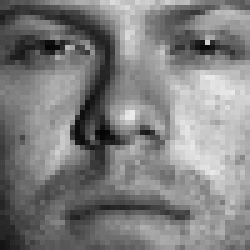
%> input picture test/person01_15.png, 50 x 50 px (shown 5 times larger); its folder holds only this picture in this run
$ octave problem_2.m   (GNU Octave 9; MATLAB toolbox functions it lacks are replaced by stand-ins)
%> lines starting %> are read from the running program, lines starting %| are printed output that depends on the picture; in (x1, y1, x2, y2) boxes, pixels count from 0 and x2, y2 are one past the last pixel; in counts of white or black regions, pixels touching at a corner belong together; the program's own positions count from 1
clear
clc
scrdir = dir('C:\Users\Amir\Desktop\test\*.png');
Z_test = zeros(2500,100);
Z_train = zeros(2500,540);
for i=1 : length(scrdir)
direction = strcat('C:\Users\Amir\Desktop\test\',scrdir(i).name);
X = imread(direction);
%> X is the input picture: size 50x50 uint8; min 4, max 234, mean 127.1
Vec = X(:);
%> Vec = 2500 values, max 234 at index 1323, min 4 at index 1027, mean 127.1
Z_test(:,i)=Vec;
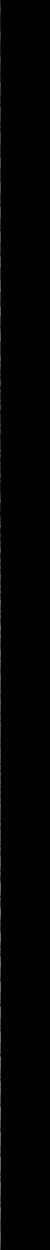
%> Z_test: size 2500x100 double (shown at 1/2 size); min 0, max 234, mean 1.3
end
U= uint8(reshape(Z_test(:,1),[50 , 50]));
figure;
imshow(U);
title('image of test');
scrdir = dir('C:\Users\Amir\Desktop\train\*.png');
for i=1 : length(scrdir)
direction = strcat('C:\Users\Amir\Desktop\train\',scrdir(i).name);
X = imread(direction);
Vec = X(:);
Z_train(:,i)=Vec;
end
U= uint8(reshape(Z_train(:,540),[50 , 50]));
figure;
imshow(U);
title('image of train');

mean_train = zeros(1,2500);
x = zeros(1,2500);
for j = 1:540
for i = 1 : 2500
x(i) = Z_train(i,j);
end
mean_train = mean_train + x;
end
mean_train = mean_train./540;
mean_train = uint8(reshape(mean_train,[50 , 50]));
figure;
imshow(mean_train);
title('mean_train');


mean_test = zeros(1,2500);
x = zeros(1,2500);
for j = 1:100
for i = 1 : 2500
x(i) = Z_test(i,j);
end
mean_test = mean_test + x;
end
%> after the loop, mean_test has the same summary as Vec; x = 2500 values from 0 to 0
mean_test = mean_test./100;
%> mean_test = 2500 values, max 2.34 at index 1323, min 0.04 at index 1027, mean 1.27
mean_test = uint8(reshape(mean_test,[50 , 50]));
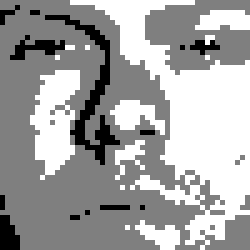
%> mean_test: size 50x50 uint8 (shown 5 times larger); min 0, max 2, mean 1.29; drawn with min black and max white
figure;
imshow(mean_test);
title(' mean_test');

for i=1:100
Z_test(:,i) = Z_test(:,i) - double(mean_test(:));
end
figure;
imshow(reshape(Z_test(:,25),[50 50]))
title('image_test – mean');

for i = 1:540
Z_train(:,i) = Z_train(:,i) - double(mean_train(:));
end
figure;
imshow(reshape(Z_train(:,25),[50 50]));
title('image_train – mean');
S_x = (1/539).*(Z_train*Z_train');
[V D] = eig(S_x);
M = zeros(2500,10);
for i = 1:10
p_img(:,i) = V(:,2500-i+1);
end
p_img = 255.*p_img;
for i =1:10
p_img(:,i)=double(p_img(:,i)) + double(mean_train(:));
figure
p_img = uint8(p_img);
imshow(reshape(p_img(:,i),[50,50]));
title(strcat('pca image',string(i)))
end
%> this loop made 10 passes
%> pass 1, `imshow(reshape(p_img(:,i),[50,50]));`:
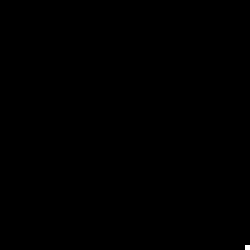
%> displayed picture: size 50x50, on the screen's scale of 0 to 255 (shown 5 times larger); 0.04% white in thin lines or dots, all inside (x1, y1, x2, y2) = (49, 49, 50, 50)
%> (the run ends here)
